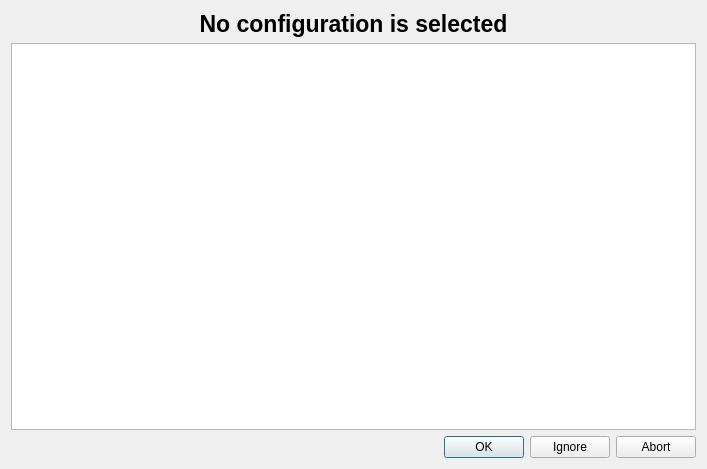
<?xml version="1.0" encoding="UTF-8"?>
<ui version="4.0">
 <class>Dialog</class>
 <widget class="QDialog" name="Dialog">
  <property name="geometry">
   <rect>
    <x>0</x>
    <y>0</y>
    <width>707</width>
    <height>469</height>
   </rect>
  </property>
  <property name="windowTitle">
   <string>Error!</string>
  </property>
  <layout class="QVBoxLayout" name="verticalLayout">
   <item>
    <widget class="QLabel" name="label">
     <property name="font">
      <font>
       <pointsize>17</pointsize>
       <weight>75</weight>
       <bold>true</bold>
      </font>
     </property>
     <property name="text">
      <string>No configuration is selected</string>
     </property>
     <property name="textFormat">
      <enum>Qt::RichText</enum>
     </property>
     <property name="alignment">
      <set>Qt::AlignCenter</set>
     </property>
    </widget>
   </item>
   <item>
    <widget class="QPlainTextEdit" name="plain_text"/>
   </item>
   <item>
    <widget class="QDialogButtonBox" name="but_box">
     <property name="orientation">
      <enum>Qt::Horizontal</enum>
     </property>
     <property name="standardButtons">
      <set>QDialogButtonBox::Abort|QDialogButtonBox::Ignore|QDialogButtonBox::Ok</set>
     </property>
    </widget>
   </item>
  </layout>
 </widget>
 <resources/>
 <connections>
  <connection>
   <sender>but_box</sender>
   <signal>accepted()</signal>
   <receiver>Dialog</receiver>
   <slot>accept()</slot>
   <hints>
    <hint type="sourcelabel">
     <x>248</x>
     <y>254</y>
    </hint>
    <hint type="destinationlabel">
     <x>157</x>
     <y>274</y>
    </hint>
   </hints>
  </connection>
  <connection>
   <sender>but_box</sender>
   <signal>rejected()</signal>
   <receiver>Dialog</receiver>
   <slot>reject()</slot>
   <hints>
    <hint type="sourcelabel">
     <x>316</x>
     <y>260</y>
    </hint>
    <hint type="destinationlabel">
     <x>286</x>
     <y>274</y>
    </hint>
   </hints>
  </connection>
 </connections>
</ui>
